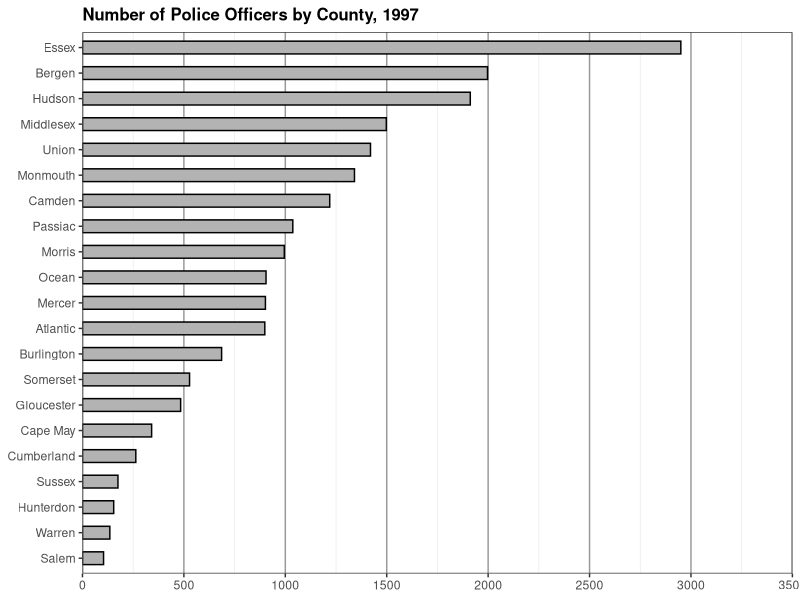

This chart was generated by the following R code: (Note: this script raises an error after producing the figure.)
library(ggplot2)
library(gridExtra)

this_base <- "fig06-23_police-officer-data-to-scale"

my_data <- data.frame(
  county = c("Atlantic", "Bergen", "Burlington", "Camden", "Cape May", 
             "Cumberland", "Essex", "Gloucester", "Hudson", "Hunterdon", 
             "Mercer", "Middlesex", "Monmouth", "Morris", "Ocean",
             "Passiac", "Salem", "Somerset", "Sussex", "Union", "Warren"),
  rate = c(3.8, 2.4, 1.7, 2.4, 3.5, 1.9, 
           3.9, 2.0, 3.5, 1.3, 2.7, 2.1, 2.3, 
           2.2, 1.9, 2.2, 1.5, 2.0, 1.2, 2.9, 1.4),
  number = c(899, 1997, 686, 1219, 341, 263, 
             2950, 484, 1912, 154, 902, 1498, 1341, 995, 
             905, 1037, 104, 528, 175, 1420, 135))

p1 <- ggplot(my_data, aes(x = reorder(county, number), y = number, width = 0.5)) +
  geom_bar(stat = "identity", fill = "grey70", colour = "black") + 
  scale_y_continuous(breaks = seq(0, 3500, 500), limits = c(0, 3500),
                     expand = c(0, 0)) +
  coord_flip() +
  ggtitle("Number of Police Officers by County, 1997") + 
  theme_bw() +
  theme(panel.grid.major.y = element_blank(),
        panel.grid.major.x = element_line(colour = "grey60"),
        plot.title = element_text(face = "bold", size = 12),
        axis.title = element_blank())

p1

p2 <- ggplot(my_data, aes(x = reorder(county, number), y = rate, width = 0.5)) +
  geom_bar(stat = "identity", fill = "grey70", colour = "black") + 
  scale_y_continuous(breaks = seq(0, 4.5, 0.5), limits = c(0, 4.5),
                     expand = c(0, 0)) +
  labs(x = NULL, y = "Rate per 1000") +
  ggtitle("Rate per 1000 Population, 1997") + 
  coord_flip() +
  theme_bw() +
  theme(panel.grid.major.y = element_blank(),
        panel.grid.major.x = element_line(colour = "grey60"),
        plot.title = element_text(face = "bold", size = 12),
        axis.title.x = element_text(face = "bold"))


p3 <- arrangeGrob(p1, p2, ncol = 2,
                  main = textGrob("Fig 6.23 Police Officer Data to Scale", 
                                  just = "top", vjust = 0.75, 
                                  gp = gpar(fontsize = 17, 
                                            lineheight = 1, 
                                            fontface = "bold")))

p3

ggsave(paste0(this_base, ".png"), 
       p3, width = 9, height = 7)

## pedantic: y axis tick marks between bars instead of centred at bars

